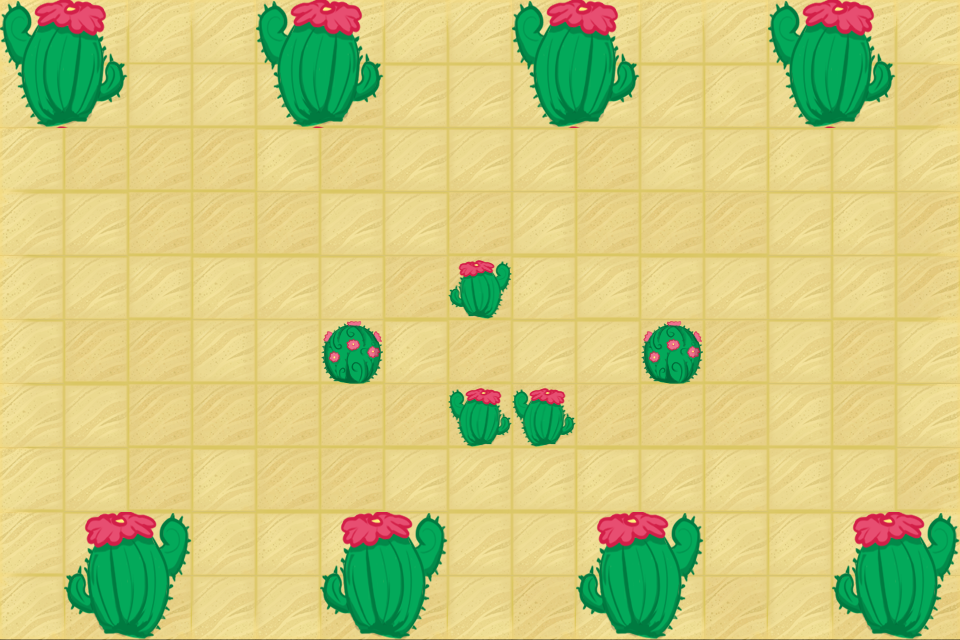

The image is a tile-based game level rendered from a .tmx file. Its description and source (layers, tilesets, objects; grid data summarised) follow:
An orthogonal 15x10 tile map with 64x64 px tiles, 2 tile layers (Background, Ground) and 41 objects (38x Rock, Water, Spawn1, Spawn2).

<map version="1.0" orientation="orthogonal" renderorder="right-down" width="15" height="10" tilewidth="64" tileheight="64" nextobjectid="43">
 <tileset firstgid="1" name="desert_object" tilewidth="64" tileheight="64">
  <image source="desert_object.png" width="1280" height="640" />
 </tileset>
 <layer name="Background" width="15" height="10">
  <data>[150 cells, 150 non-empty, 16 distinct tile ids]</data>
 </layer>
 <layer name="Ground" width="15" height="10">
  <data>[150 cells, 37 non-empty, 11 distinct tile ids]</data>
 </layer>
 <objectgroup name="Rocks">
  <object id="5" name="Rock" x="576" y="0" width="64" height="64" />
  <object id="6" name="Rock" x="512" y="0" width="64" height="64" />
  <object id="7" name="Rock" x="512" y="64" width="64" height="64" />
  <object id="8" name="Rock" x="576" y="64" width="64" height="64" />
  <object id="9" name="Rock" x="768" y="0" width="64" height="64" />
  <object id="10" name="Rock" x="832" y="0" width="64" height="64" />
  <object id="11" name="Rock" x="832" y="64" width="64" height="64" />
  <object id="12" name="Rock" x="768" y="64" width="64" height="64" />
  <object id="13" name="Rock" x="640" y="320" width="64" height="64" />
  <object id="14" name="Rock" x="512" y="384" width="64" height="64" />
  <object id="15" name="Rock" x="448" y="384" width="64" height="64" />
  <object id="16" name="Rock" x="448" y="256" width="64" height="64" />
  <object id="17" name="Rock" x="512" y="256" width="64" height="64" />
  <object id="18" name="Rock" x="320" y="0" width="64" height="64" />
  <object id="19" name="Rock" x="256" y="0" width="64" height="64" />
  <object id="20" name="Rock" x="256" y="64" width="64" height="64" />
  <object id="21" name="Rock" x="320" y="64" width="64" height="64" />
  <object id="22" name="Rock" x="0" y="0" width="64" height="64" />
  <object id="23" name="Rock" x="64" y="0" width="64" height="64" />
  <object id="24" name="Rock" x="64" y="64" width="64" height="64" />
  <object id="25" name="Rock" x="0" y="64" width="64" height="64" />
  <object id="26" name="Rock" x="64" y="512" width="64" height="64" />
  <object id="27" name="Rock" x="128" y="512" width="64" height="64" />
  <object id="28" name="Rock" x="128" y="576" width="64" height="64" />
  <object id="29" name="Rock" x="64" y="576" width="64" height="64" />
  <object id="30" name="Rock" x="320" y="320" width="64" height="64" />
  <object id="31" name="Rock" x="320" y="512" width="64" height="64" />
  <object id="32" name="Rock" x="384" y="512" width="64" height="64" />
  <object id="33" name="Rock" x="384" y="576" width="64" height="64" />
  <object id="34" name="Rock" x="320" y="576" width="64" height="64" />
  <object id="35" name="Rock" x="576" y="512" width="64" height="64" />
  <object id="36" name="Rock" x="640" y="512" width="64" height="64" />
  <object id="37" name="Rock" x="640" y="576" width="64" height="64" />
  <object id="38" name="Rock" x="576" y="576" width="64" height="64" />
  <object id="39" name="Rock" x="832" y="512" width="64" height="64" />
  <object id="40" name="Rock" x="896" y="512" width="64" height="64" />
  <object id="41" name="Rock" x="896" y="576" width="64" height="64" />
  <object id="42" name="Rock" x="832" y="576" width="64" height="64" />
 </objectgroup>
 <objectgroup name="Water">
  <object id="1" name="Water" x="448" y="320" width="128" height="64" />
 </objectgroup>
 <objectgroup name="Spawns">
  <object id="2" name="Spawn1" x="128" y="128" width="64" height="64">
   <properties>
    <property name="direction" value="180" />
   </properties>
   <ellipse />
  </object>
  <object id="3" name="Spawn2" x="832" y="448" width="64" height="64">
   <properties>
    <property name="direction" value="0" />
   </properties>
   <ellipse />
  </object>
 </objectgroup>
</map>
